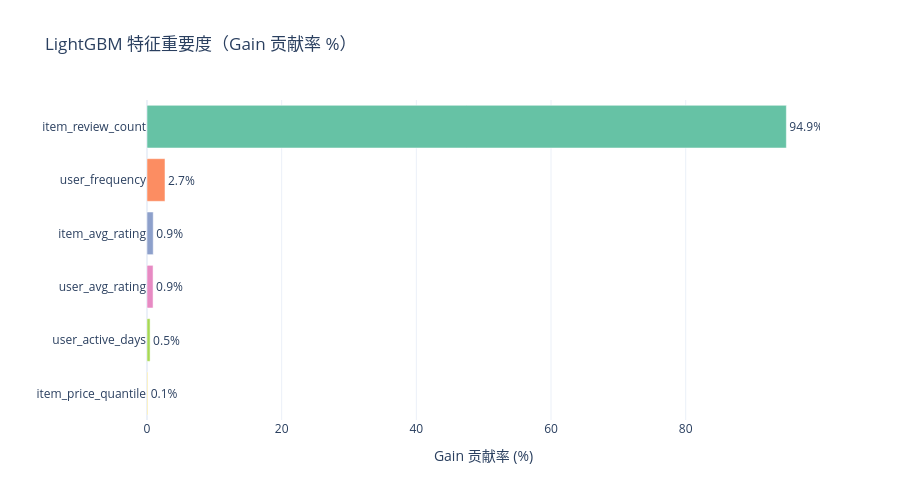

The code cell stored with this chart in its notebook:
### Markdown cell above
## 2. LightGBM Baseline

### Code cell
lgb_model = LGBRanker(num_leaves=70, learning_rate=0.05, n_estimators=300, early_stopping_rounds=30)
lgb_model.fit(train_df, valid_df, DENSE, SPARSE)
lgb_model.save(str(MODELS_DIR / "lgb.txt"))

val_preds = lgb_model.predict(valid_df)
lgb_auc = compute_auc(valid_df["label"].to_numpy(), val_preds)
lgb_logloss = compute_logloss(valid_df["label"].to_numpy(), val_preds)
print(f"LightGBM | val_AUC={lgb_auc:.4f} | val_LogLoss={lgb_logloss:.4f}")

fi = lgb_model.feature_importance().head(15).to_pandas()
fi["importance_pct"] = fi["importance"] / fi["importance"].sum() * 100

fig = px.bar(fi, x="importance_pct", y="feature", orientation="h",
             title="LightGBM 特征重要度（Gain 贡献率 %）",
             labels={"importance_pct": "Gain 贡献率 (%)", "feature": ""},
             color="feature",
             color_discrete_sequence=px.colors.qualitative.Set2,
             template="plotly_white", height=500)
fig.update_layout(yaxis=dict(categoryorder="total ascending"), showlegend=False)
fig.update_traces(texttemplate="%{x:.1f}%", textposition="outside")
_save_fig(fig, "16_lgb_feature_importance.png")
fig.show()

### Figure 1 — Plotly figure (JSON) as saved in the notebook; plotly's stock layout.template omitted (floating-point values rounded to 4 significant figures)
{"data": [{"alignmentgroup": "True", "hovertemplate": "=%{y}<br>Gain 贡献率 (%)=%{x}<extra></extra>", "legendgroup": "item_review_count", "marker": {"color": "rgb(102,194,165)", "pattern": {"shape": ""}}, "name": "item_review_count", "offsetgroup": "item_review_count", "orientation": "h", "showlegend": true, "textposition": "outside", "texttemplate": "%{x:.1f}%", "type": "bar", "x": [94.95], "xaxis": "x", "y": ["item_review_count"], "yaxis": "y"}, {"alignmentgroup": "True", "hovertemplate": "=%{y}<br>Gain 贡献率 (%)=%{x}<extra></extra>", "legendgroup": "user_frequency", "marker": {"color": "rgb(252,141,98)", "pattern": {"shape": ""}}, "name": "user_frequency", "offsetgroup": "user_frequency", "orientation": "h", "showlegend": true, "textposition": "outside", "texttemplate": "%{x:.1f}%", "type": "bar", "x": [2.672], "xaxis": "x", "y": ["user_frequency"], "yaxis": "y"}, {"alignmentgroup": "True", "hovertemplate": "=%{y}<br>Gain 贡献率 (%)=%{x}<extra></extra>", "legendgroup": "item_avg_rating", "marker": {"color": "rgb(141,160,203)", "pattern": {"shape": ""}}, "name": "item_avg_rating", "offsetgroup": "item_avg_rating", "orientation": "h", "showlegend": true, "textposition": "outside", "texttemplate": "%{x:.1f}%", "type": "bar", "x": [0.9243], "xaxis": "x", "y": ["item_avg_rating"], "yaxis": "y"}, {"alignmentgroup": "True", "hovertemplate": "=%{y}<br>Gain 贡献率 (%)=%{x}<extra></extra>", "legendgroup": "user_avg_rating", "marker": {"color": "rgb(231,138,195)", "pattern": {"shape": ""}}, "name": "user_avg_rating", "offsetgroup": "user_avg_rating", "orientation": "h", "showlegend": true, "textposition": "outside", "texttemplate": "%{x:.1f}%", "type": "bar", "x": [0.9017], "xaxis": "x", "y": ["user_avg_rating"], "yaxis": "y"}, {"alignmentgroup": "True", "hovertemplate": "=%{y}<br>Gain 贡献率 (%)=%{x}<extra></extra>", "legendgroup": "user_active_days", "marker": {"color": "rgb(166,216,84)", "pattern": {"shape": ""}}, "name": "user_active_days", "offsetgroup": "user_active_days", "orientation": "h", "showlegend": true, "textposition": "outside", "texttemplate": "%{x:.1f}%", "type": "bar", "x": [0.4596], "xaxis": "x", "y": ["user_active_days"], "yaxis": "y"}, {"alignmentgroup": "True", "hovertemplate": "=%{y}<br>Gain 贡献率 (%)=%{x}<extra></extra>", "legendgroup": "item_price_quantile", "marker": {"color": "rgb(255,217,47)", "pattern": {"shape": ""}}, "name": "item_price_quantile", "offsetgroup": "item_price_quantile", "orientation": "h", "showlegend": true, "textposition": "outside", "texttemplate": "%{x:.1f}%", "type": "bar", "x": [0.09577], "xaxis": "x", "y": ["item_price_quantile"], "yaxis": "y"}], "layout": {"barmode": "relative", "height": 500, "legend": {"title": {"text": ""}, "tracegroupgap": 0}, "showlegend": false, "title": {"text": "LightGBM 特征重要度（Gain 贡献率 %）"}, "xaxis": {"anchor": "y", "domain": [0, 1], "title": {"text": "Gain 贡献率 (%)"}}, "yaxis": {"anchor": "x", "categoryarray": ["item_price_quantile", "user_active_days", "user_avg_rating", "item_avg_rating", "user_frequency", "item_review_count"], "categoryorder": "total ascending", "domain": [0, 1], "title": {"text": ""}}}}
